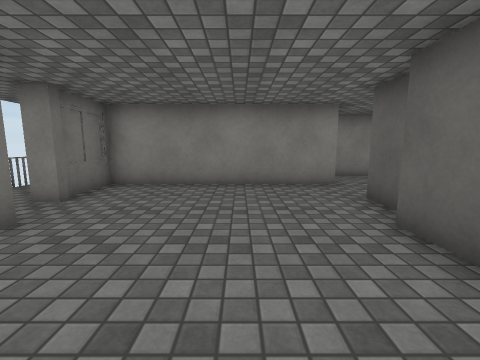
[1] (above)

16 first-person views from a walk through a scene from a Unity 3-D project. The camera is 1.2 m above the floor, tilts 8° down and sees 90° across. Doors are open. The floor is counted in squares, 1 m on a side. Each view is taken from the middle of a square. On the plan, view 1 faces up. The plan holds only what a view shows up to about 12 squares ahead; the rest is blank. The place goes on beyond the plan. The player is left out. Some animated figures are left out. Surface patterns are stand-ins for the level's own textures.

[2]
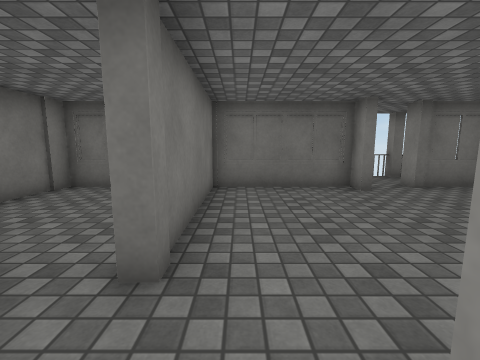

[3]
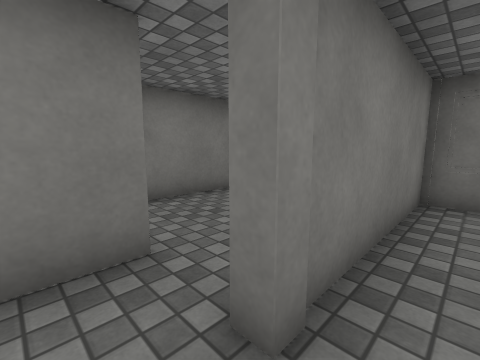

[4]
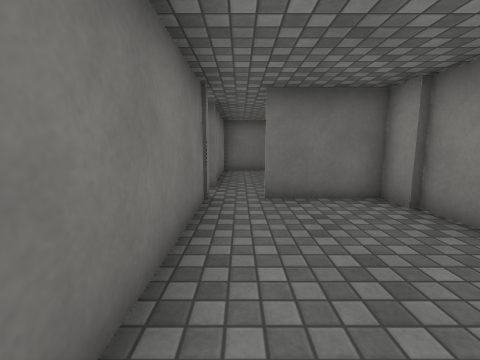

[5]
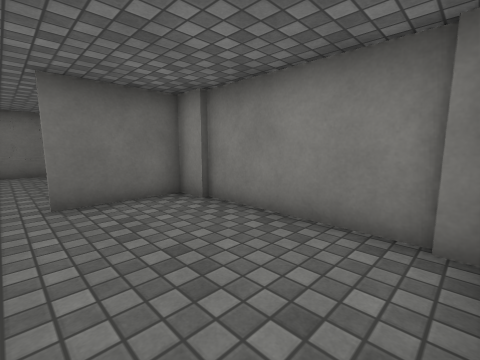

[6]
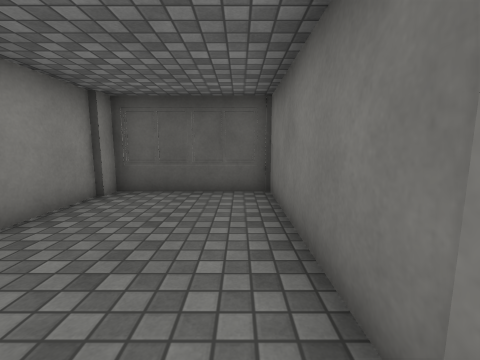

[7]
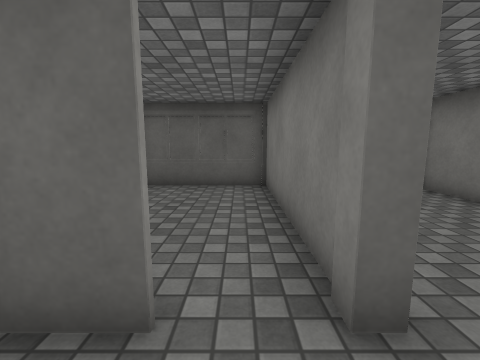

[8]
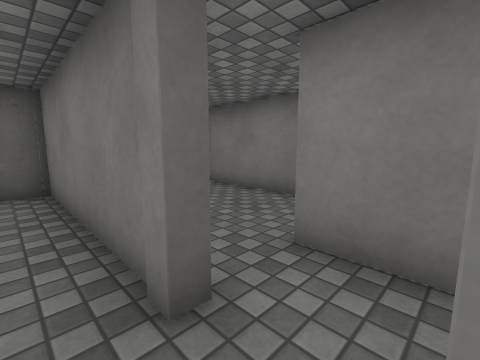

[9]
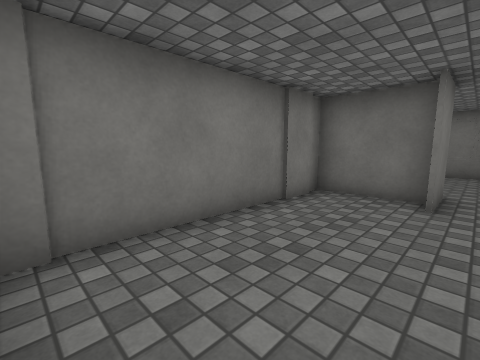

[10]
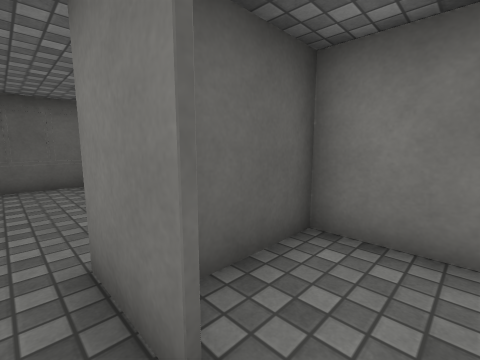

[11]
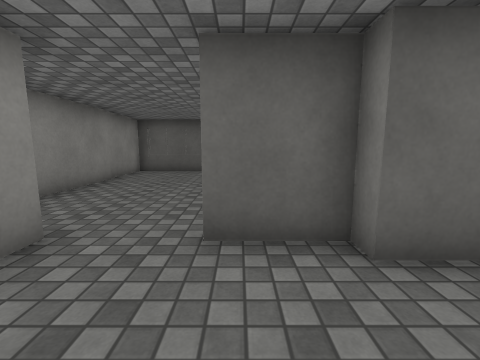

[12]
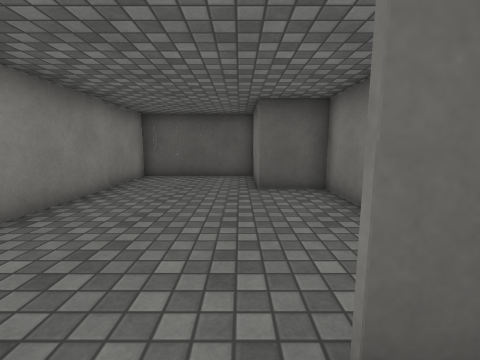

[13]
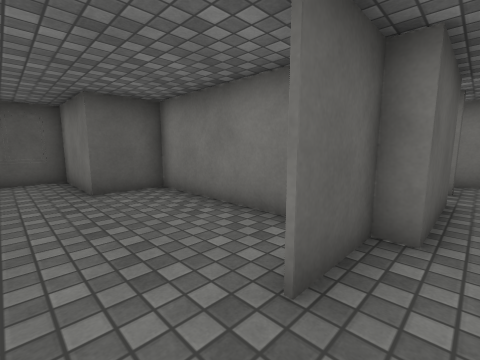

[14]
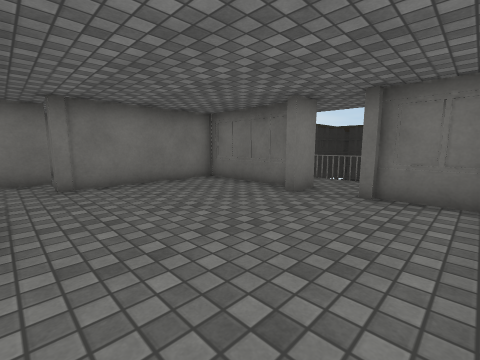

[15]
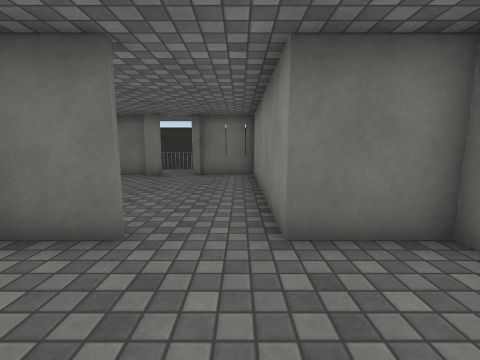

[16]
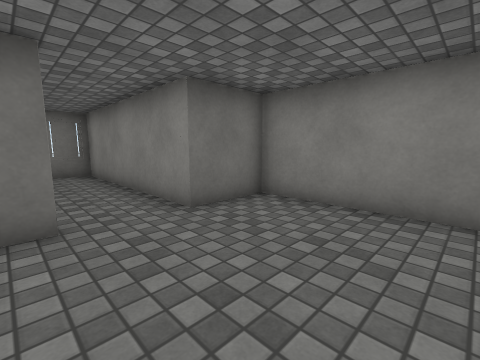

### Floor plan
Ten units are one square. View 1 is at (0, 0); x grows to the right and y downward. Boxes are objects, and circles mark ways between rooms. Rooms are numbered by the first view taken in them; rooms with no view inside come last. Other rooms are left out.
<svg viewBox="-50 -103 172 160">
<path fill="none" stroke="#000" d="M-41 -33 -41 10M-45 -36 -34 -36M-42 -57 -38 -53M29 -36 29 -55M24 -5 24 -36M30 -76 -41 -76 -41 -51 -45 -51M-41 8 10 8 10 11M24 11 24 8M35 -33 25 -33 25 -5M78 -35 34 -35M24 8 84 8M84 11 84 -33 76 -33M18 26 18 52M84 38 84 11M20 52 81 52M9 25 26 25M17 52 17 31M-41 10 -41 52 20 52M30 -55 30 -39M42 -36 87 -36 87 -55 117 -55 117 -98 30 -98 30 -76"/>
<circle cx="20" cy="0" r="3" fill="#2a7"/>
<circle cx="20" cy="10" r="3" fill="#2a7"/>
<circle cx="40" cy="-65" r="3" fill="#2a7"/>
<circle cx="10" cy="20" r="3" fill="#2a7"/>
<text x="-10" y="-40">1</text>
<text x="50" y="-20">2</text>
<text x="50" y="30">3</text>
<text x="-10" y="30">4</text>
<text x="70" y="-70">5</text>
</svg>
Room 1 opens to room 2. Room 1 opens to room 3. Room 1 opens to room 5. Room 3 opens to room 4.

Where each view was taken, in squares from view 1:
view 1: 0 up, 0 right, facing up
view 2: 0 up, 3 right, facing left
view 3: 0 up, 2 right, facing down-left
view 4: 0 up, 8 right, facing left
view 5: 0 up, 8 right, facing up-left
view 6: 0 up, 2 right, facing right
view 7: 0 up, 1 right, facing right
view 8: 0 up, 1 right, facing down-right
view 9: 2 down, 8 right, facing down-left
view 10: 2 down, 0 right, facing down-right
view 11: 5 up, 0 right, facing right
view 12: 6 up, 2 right, facing right
view 13: 7 up, 2 right, facing down-right
view 14: 7 up, 2 right, facing down-left
view 15: 7 up, 6 right, facing left
view 16: 5 up, 7 right, facing up-left
